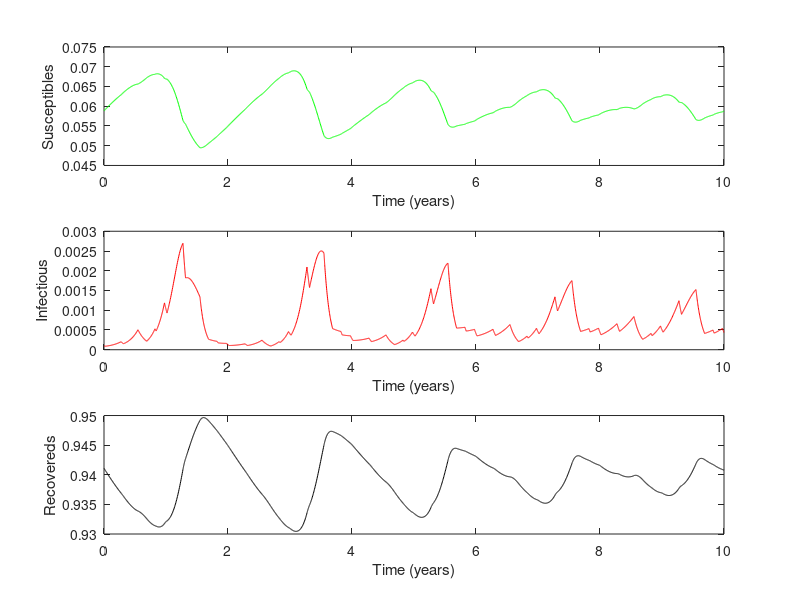

Recreate this plot in MATLAB.
function [Output] = Program_5_2(beta0,b1,gamma,mu,S0,I0,MaxTime)
%
% 
%
% Program_5_1( beta0, b1, gamma, mu, S0, I0, MaxTime)
%      This is the MATLAB version of program 5.2 from page 171 of 
% "Modeling Infectious Disease in humans and animals" 
% by Keeling & Rohani.
% 
% It is the simple SIR epidemic with corrected term-time forcing of the transmission rate.
% Note: setting b1 too high can cause numerical difficulties.
%
% This code can also be used to generate bifurcation diagrams, by setting
% b1 equal to a vector of seasonality rates. The bifurcation diagram is
% constructed using extrapolated initial conditions. Try:
% Program_5_2(17/13,[0:0.01:0.25],1/13,1/(50*365),1/17,1e-4,20*365);
%


% Sets up default parameters if necessary.
if nargin == 0
   beta0=17/13;
   b1=0.25;
   gamma=1/13.0;
   mu=1/(50*365.0);
   S0=1/17;
   I0=1e-4;
   MaxTime=10*365;
end

% Checks all the parameters are valid
if S0<=0 
    error('Initial level of susceptibles (%g) is less than or equal to zero',S0);
end

if I0<=0 
    error('Initial level of infecteds (%g) is less than or equal to zero',I0);
end

if beta0<=0 
    error('Transmission rate beta0 (%g) is less than or equal to zero',beta0);
end

if b1<0 
    error('Seasonality beta1 (%g) is less than zero',beta1);
end

if b1>=1
    error('Seasonality beta1 (%g) is greater than or equal to one',beta1);
end
    
if gamma<=0 
    error('Recovery rate gamma (%g) is less than or equal to zero',gamma);
end

if mu<0 
    error('Birth / Death rate gamma (%g) is less than zero',mu);
end
    
if MaxTime<=0 
    error('Maximum run time (%g) is less than or equal to zero',MaxTime);
end
    
if S0+I0>1
    warning('Initial level of susceptibles+infecteds (%g+%g=%g) is greater than one',S0,I0,S0+I0);
end

if beta0<gamma+mu
    warning('Basic reproductive ratio (R_0=%g) is less than one',beta0/(gamma+mu));
end

S=S0; I=I0; R=1-S-I;

if length(b1)==1
    
    % Calculate Average Effect of Forcing and Correct for it.
    Ave=0;
    for t=0.5:365
        Ave=Ave+(1+b1*Term(t));
    end
    beta0=beta0/(Ave/365);

    % The main iteration
    options = odeset('RelTol', 1e-5);
    [t, pop]=FORCED_ODE([0 MaxTime],[S I R],options,[beta0 b1 gamma mu]);

    T=t/365; S=pop(:,1); I=pop(:,2); R=pop(:,3);

    % plots the graphs with scaled colours
    subplot(3,1,1)
    h=plot(T,S,'-g');
    xlabel 'Time (years)';
    ylabel 'Susceptibles'

    subplot(3,1,2)
    h=plot(T,I,'-r');
    xlabel 'Time (years)';
    ylabel 'Infectious'

    subplot(3,1,3)
    h=plot(T,R,'-k');
    xlabel 'Time (years)';
    ylabel 'Recovereds'
    
    Output=[t,S,I,R];

else
    if MaxTime<3650
        MaxTime=3650;
    end
    Last=[S0 I0 R];
    for loop=1:length(b1)
        B1=b1(loop);
        Ave=0;
        for t=0.5:365
            Ave=Ave+(1+B1*Term(t));
        end
        Beta0=beta0/(Ave/365);

        options = odeset('RelTol', 1e-5);
        [t, pop]=FORCED_ODE([0 MaxTime],[Last],options,[Beta0 B1 gamma mu]);
    
        Last=[pop(end,1) pop(end,2) pop(end,3)];
        Bifur_I(loop,1:10)=interp1(t,pop(:,2),MaxTime-[0:9]*365,'linear');
        
        semilogy(b1(1:loop),Bifur_I(1:loop,:),'.k');
        xlabel 'Seasonality, b_1'
        ylabel 'Level of Infection' 
        set(gca,'XLim',[min(b1) max(b1)]); drawnow;
    end
    
    semilogy(b1,Bifur_I,'.k');
    xlabel 'Seasonality, b_1'
    ylabel 'Level of Infection'
    
    Output=[reshape(b1,length(b1),1) Bifur_I];
end

% Calculates the differential rates used in the integration.

function [t, pop]=FORCED_ODE(Time, Initial, options, parameter);

t=[]; pop=[];
for Year=0:(max(Time-1)/365)
    [t0, pop0]=ode45(@Diff_5_2,Year*365+[0 6],Initial,options,[(parameter(1)-parameter(2)) parameter(3:4)]);
    [t1, pop1]=ode45(@Diff_5_2,Year*365+[6 100],pop0(end,:),options,[(parameter(1)+parameter(2)) parameter(3:4)]);
    [t2, pop2]=ode45(@Diff_5_2,Year*365+[100 115],pop1(end,:),options,[(parameter(1)-parameter(2)) parameter(3:4)]);
    [t3, pop3]=ode45(@Diff_5_2,Year*365+[115 200],pop2(end,:),options,[(parameter(1)+parameter(2)) parameter(3:4)]);
    [t4, pop4]=ode45(@Diff_5_2,Year*365+[200 251],pop3(end,:),options,[(parameter(1)-parameter(2)) parameter(3:4)]);
    [t5, pop5]=ode45(@Diff_5_2,Year*365+[251 300],pop4(end,:),options,[(parameter(1)+parameter(2)) parameter(3:4)]);
    [t6, pop6]=ode45(@Diff_5_2,Year*365+[300 307],pop5(end,:),options,[(parameter(1)-parameter(2)) parameter(3:4)]);
    [t7, pop7]=ode45(@Diff_5_2,Year*365+[307 356],pop6(end,:),options,[(parameter(1)+parameter(2)) parameter(3:4)]);
    [t8, pop8]=ode45(@Diff_5_2,Year*365+[356 365],pop7(end,:),options,[(parameter(1)-parameter(2)) parameter(3:4)]);
    
    t=[t; t0(1:(end-1)); t1(1:(end-1)); t2(1:(end-1)); t3(1:(end-1)); t4(1:(end-1)); t5(1:(end-1)); t6(1:(end-1)); t7(1:(end-1)); t8(1:(end-1))];
    pop=[pop; pop0(1:(end-1),:); pop1(1:(end-1),:); pop2(1:(end-1),:); pop3(1:(end-1),:); pop4(1:(end-1),:); pop5(1:(end-1),:); pop6(1:(end-1),:); pop7(1:(end-1),:); pop8(1:(end-1),:)];
    Initial=pop8(end,:);
end
t=[t;t8(end)];
pop=[pop;pop8(end,:)];


function dPop=Diff_5_2(t,pop, parameter)

beta=parameter(1); gamma=parameter(2); mu=parameter(3);
S=pop(1); I=pop(2); R=pop(3);

dPop=zeros(3,1);

dPop(1)= mu -beta*S*I - mu*S;
dPop(2)= beta*S*I - gamma*I - mu*I;
dPop(3)= gamma*I - mu*R;


function term=Term(t)

t=mod(t,365);

if (t<6) | (t>100 & t<115) | (t>200 & t<251) | (t>300 & t<307) | (t>356)
    term=-1;
else
    term=1;
end